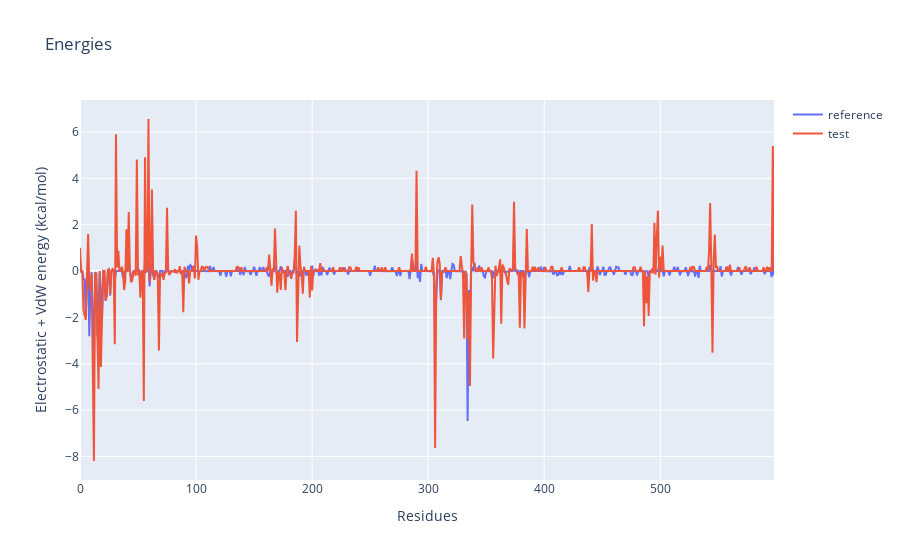

Write notebook code for a chart like this one.
### Markdown cell above
Get the wild type absolute energies graphs

### Code cell
analyses = { 'reference': 'ref.energies.json', 'test': 'md.energies.json' }
data = []

# Load each analysis: the reference and the test
for title, filename in analyses.items():
    # Set the axis values
    y = get_energies_data(filename)
    x = [ i for i, v in enumerate(y) ]
    # Set the plot data
    data.append(
        go.Scatter(
            x = x,
            y = y,
            name = title,
        )
    )

# Set the figure
fig = go.Figure({
    "data": data,
    "layout": go.Layout(
        title='Energies',
        xaxis={
            'title': {
                'text': 'Residues',
            },
        },
        yaxis={
            'title': {
                'text': 'Electrostatic + VdW energy (kcal/mol)',
            },
        }
    )
})

# Show the figure
fig.show()

### Figure 1 — Plotly figure (JSON) as saved in the notebook; plotly's stock layout.template omitted (floating-point values rounded to 4 significant figures; data arrays with more than 128 entries replaced by an {"elided": "..."} marker saying what was removed)
{"data": [{"name": "reference", "type": "scatter", "x": {"elided": "599 int values"}, "y": {"elided": "599 float values"}}, {"name": "test", "type": "scatter", "x": {"elided": "599 int values"}, "y": {"elided": "599 float values"}}], "layout": {"title": {"text": "Energies"}, "xaxis": {"title": {"text": "Residues"}}, "yaxis": {"title": {"text": "Electrostatic + VdW energy (kcal/mol)"}}}}
